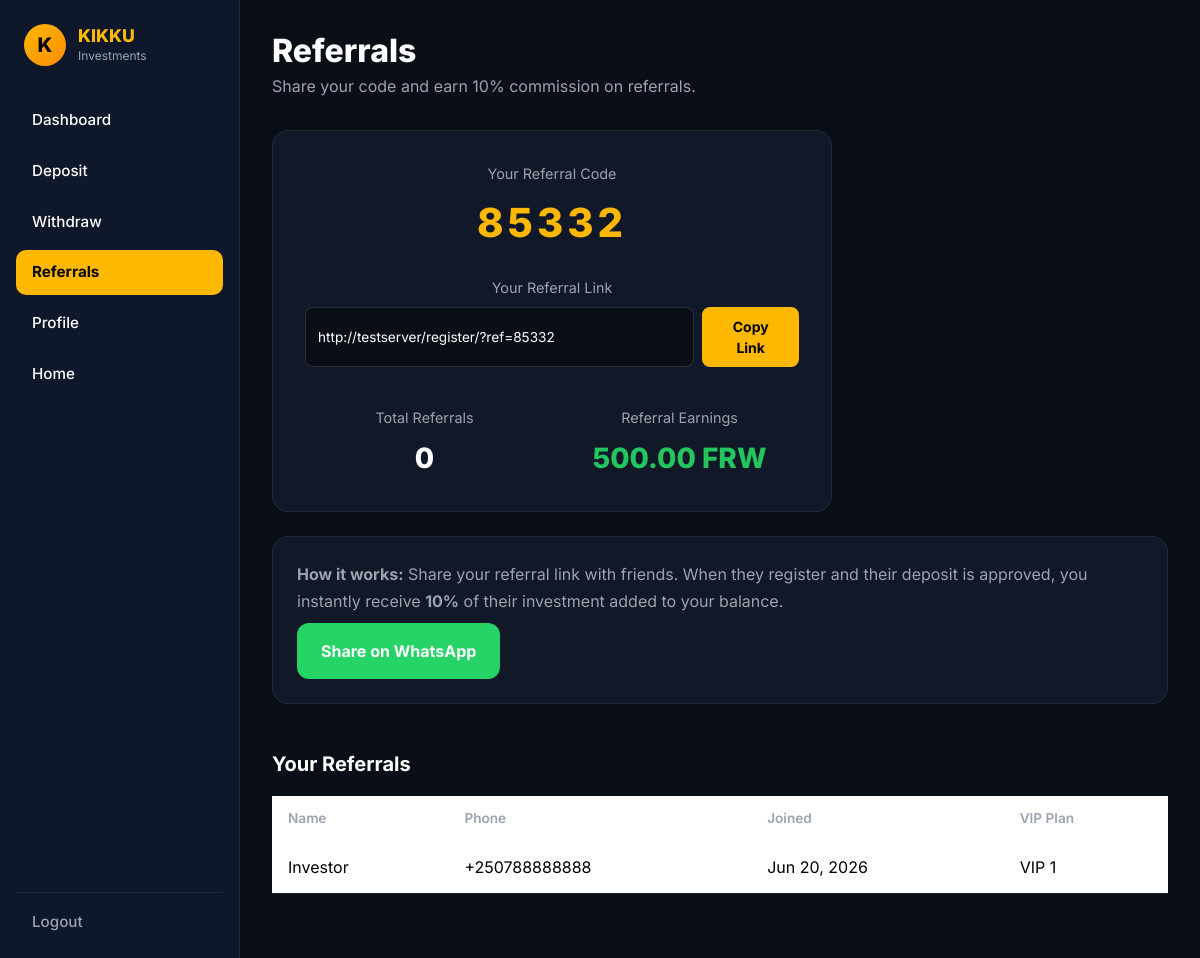
The app's page /dashboard/referrals/ (signed in), older data.
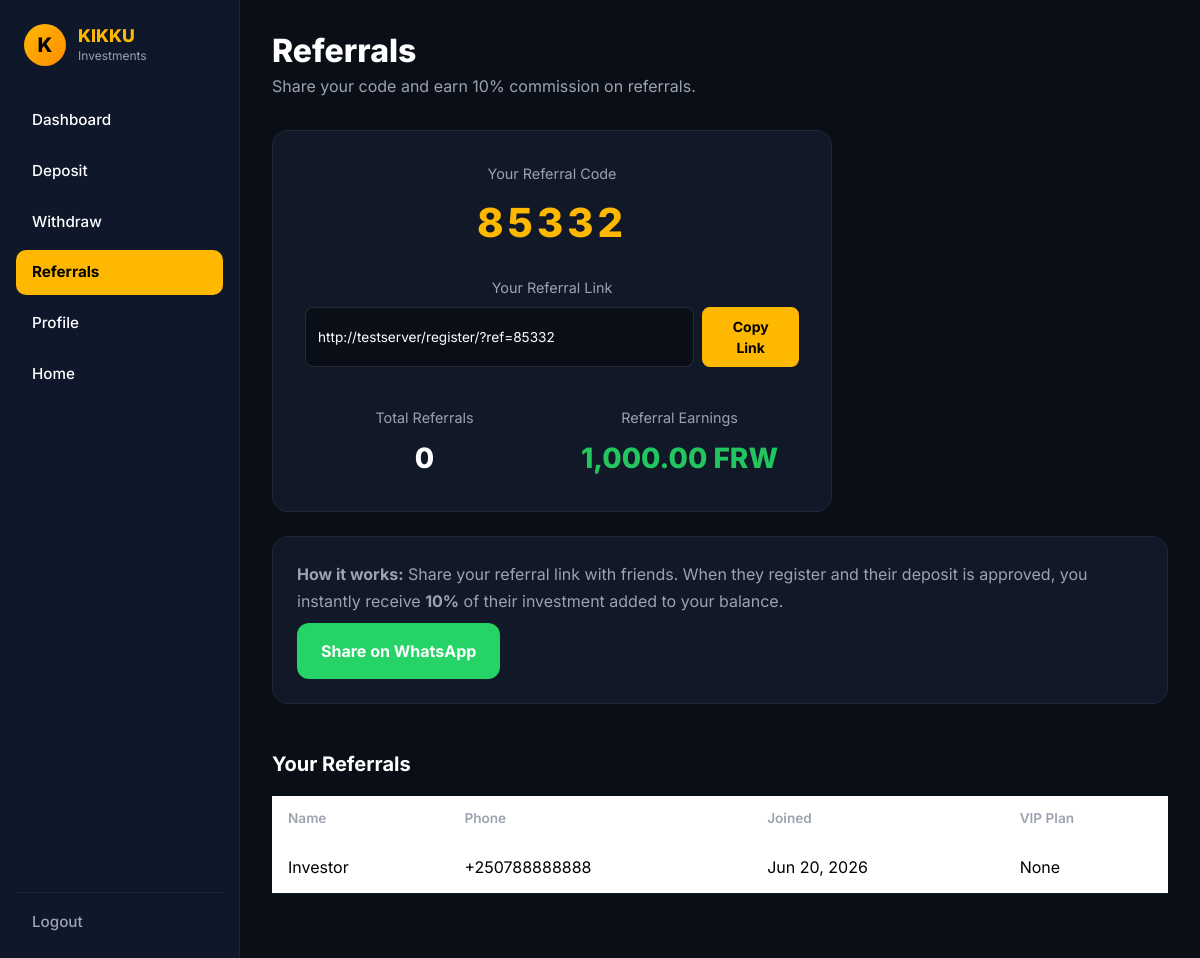
The same page, newer data.
### accounts/models.py (models this page shows, shortened)
class CustomUser(AbstractUser):
    ROLE_CHOICES = (
        ("user", "User"),
        ("admin", "Admin"),
    )
    STATUS_CHOICES = (
        ("active", "Active"),
        ("blocked", "Blocked"),
    )
    phone_number = models.CharField(
        max_length=20,
        unique=True
    )
    referral_code = models.CharField(
        max_length=10,
        unique=True,
        blank=True
    )
    referred_by = models.ForeignKey(
        "self",
        null=True,
        blank=True,
        on_delete=models.SET_NULL
    )
    role = models.CharField(
        max_length=20,
        choices=ROLE_CHOICES,
        default="user"
    )
    status = models.CharField(
        max_length=20,
        choices=STATUS_CHOICES,
        default="active"
    )
    balance = models.DecimalField(
        max_digits=12,
        decimal_places=2,
        default=0
    )
    total_referrals = models.IntegerField(default=0)
    referral_earnings = models.DecimalField(
        max_digits=12,
        decimal_places=2,
        default=0
    )
    vip_plan = models.CharField(
        max_length=100,
        null=True,
        blank=True
    )
    total_deposits = models.DecimalField(
        max_digits=12,
        decimal_places=2,
        default=0
    )
    total_withdrawals = models.DecimalField(
        max_digits=12,
        decimal_places=2,
        default=0
    )

### dashboard/views.py (the view)
@login_required
@active_user_required
def referrals_view(request):
    referral_link = request.build_absolute_uri(
        reverse("register")
    ) + "?ref=" + request.user.referral_code
    referred_users = CustomUser.objects.filter(
        referred_by=request.user
    ).order_by("-date_joined")
    return render(
        request,
        "dashboard/referrals.html",
        {
            "referral_link": referral_link,
            "referral_commission": settings.REFERRAL_COMMISSION_PERCENT,
            "referred_users": referred_users,
        },
    )

### kikku_investments/context_processors.py (called while the page is built)
def community_links(request):
    return {
        "whatsapp_phone": settings.WHATSAPP_PHONE,
        "whatsapp_contact_url": settings.WHATSAPP_CONTACT_URL,
        "whatsapp_community_url": settings.WHATSAPP_COMMUNITY_URL,
        "telegram_group_url": settings.TELEGRAM_GROUP_URL,
    }

### templates/dashboard/referrals.html (shortened to what this page needs)
{% extends 'dashboard/base_dashboard.html' %}
{% load humanize %}
{% block dashboard_content %}
<div class="dashboard-header">
    <h1>Referrals</h1>
    <p>Share your code and earn {{ referral_commission }}% commission on referrals.</p>
</div>
<div class="referral-card">
    <div class="stat-label">Your Referral Code</div>
    <div class="referral-code">{{ user.referral_code }}</div>
    <div class="stat-label mt-4">Your Referral Link</div>
    <div class="referral-link-box">
        <input
            type="text"
            id="referralLink"
            class="form-control referral-link-input"
            value="{{ referral_link }}"
            readonly
        >
        <button type="button" class="btn btn-kikku-solid" id="copyLinkBtn">
            Copy Link
        </button>
    </div>
    <div class="row g-3 mt-4">
        <div class="col-6">
            <div class="stat-label">Total Referrals</div>
            <div class="stat-value">{{ user.total_referrals }}</div>
        </div>
        <div class="col-6">
            <div class="stat-label">Referral Earnings</div>
            <div class="stat-value stat-green">
                {{ user.referral_earnings|intcomma }} FRW
            </div>
        </div>
    </div>
</div>
<div class="instruction-card mt-4">
    <p class="mb-2">
        <strong>How it works:</strong> Share your referral link with friends.
        When they register and their deposit is approved, you instantly receive
        <strong>{{ referral_commission }}%</strong> of their investment added to your balance.
    </p>
    <a
        href="https://wa.me/?text=Join%20Kikku%20Investments%20and%20start%20earning!%20{{ referral_link|urlencode }}"
        target="_blank"
        rel="noopener"
        class="btn btn-whatsapp"
    >
        Share on WhatsApp
    </a>
</div>
{% if referred_users %}
<div class="dashboard-section mt-5">
    <h3 class="section-heading">Your Referrals</h3>
    <div class="table-responsive">
        <table class="table dashboard-table">
            <thead>
                <tr>
                    <th>Name</th>
                    <th>Phone</th>
                    <th>Joined</th>
                    <th>VIP Plan</th>
                </tr>
            </thead>
            <tbody>
                {% for ref in referred_users %}
                <tr>
                    <td>{{ ref.first_name|default:"—" }}</td>
                    <td>{{ ref.phone_number }}</td>
                    <td>{{ ref.date_joined|date:"M d, Y" }}</td>
                    <td>{{ ref.vip_plan|default:"None" }}</td>
                </tr>
                {% endfor %}
            </tbody>
        </table>
    </div>
</div>
{% endif %}
{% endblock %}

Row changes from the older to the newer data that the page shows:
changed CustomUser (number 1 of 2 on the later page): referral_earnings "500.00" → "1,000.00"
changed CustomUser "Investor": vip_plan "VIP 1" → "None"
